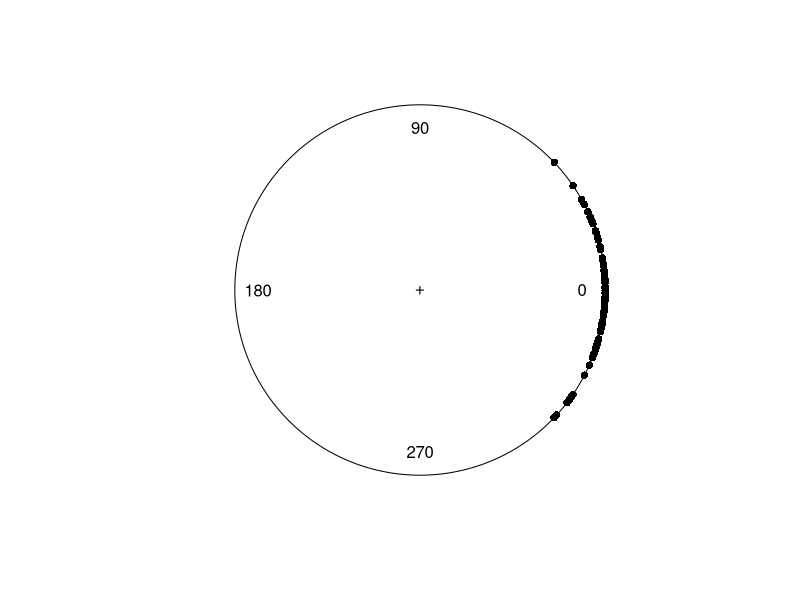
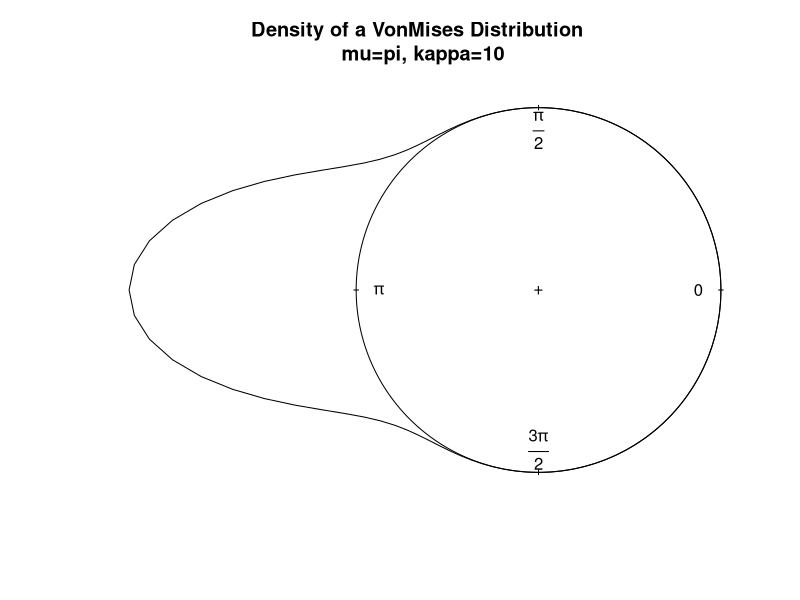
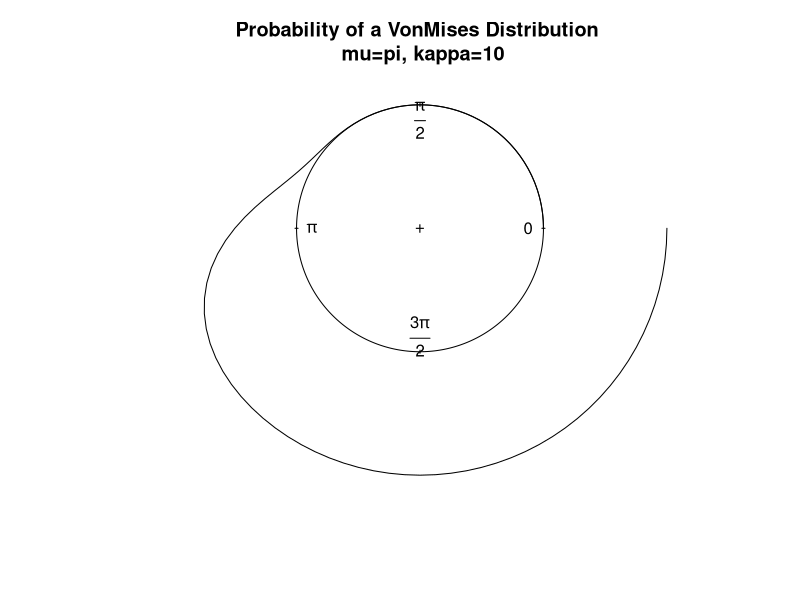
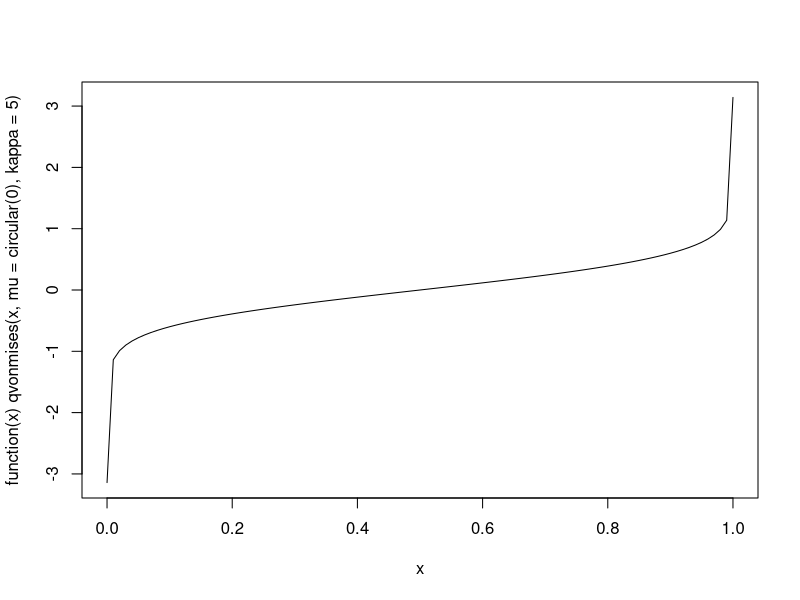
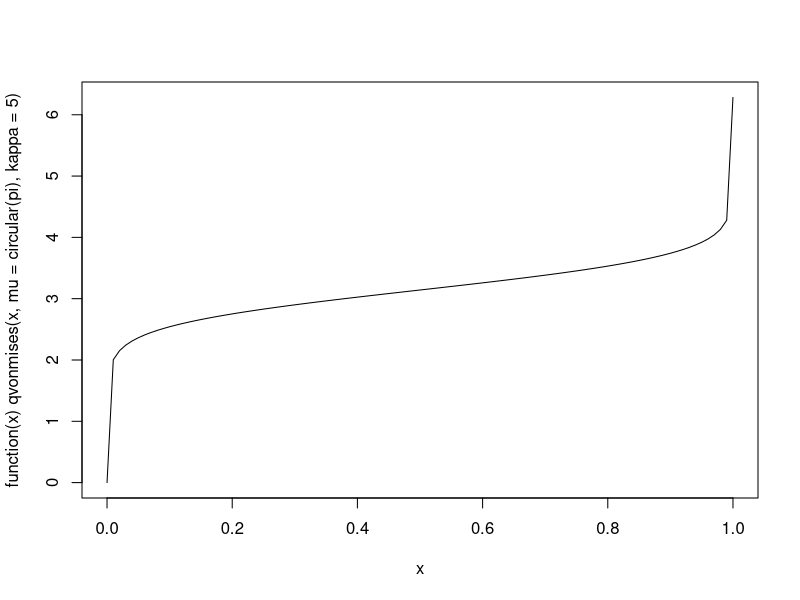
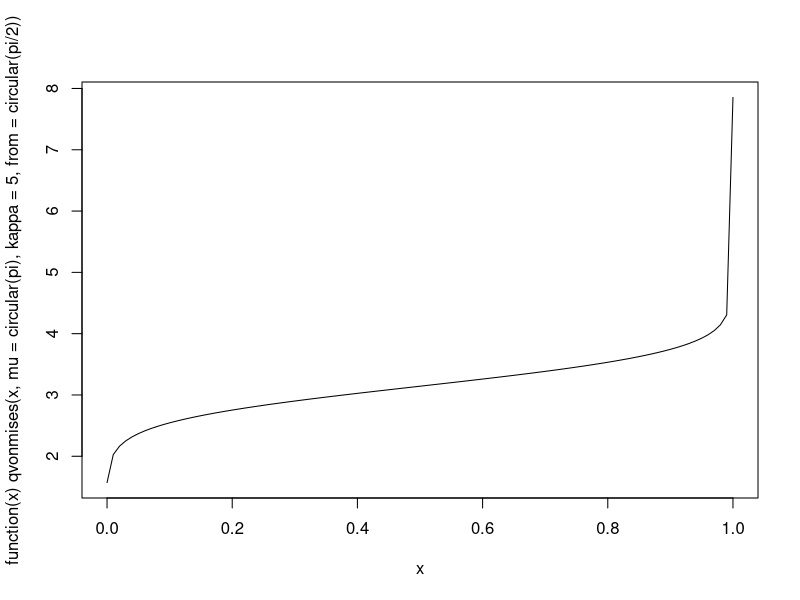

R code for these plots, in order:
library(circular)


### Name: vonMises
### Title: von Mises Density Function
### Aliases: vonMises dvonmises rvonmises pvonmises qvonmises
### Keywords: distribution

### ** Examples


data1 <- rvonmises(100, circular(0), 10, control.circular=list(units="degrees"))
plot(data1)

ff <- function(x) dvonmises(x, mu=circular(pi), kappa=10)
curve.circular(ff, join=TRUE, xlim=c(-2.3, 1),
  main="Density of a VonMises Distribution \n mu=pi, kappa=10")

ff <- function(x) pvonmises(x, mu=circular(pi), kappa=10)
curve.circular(ff, join=FALSE, xlim=c(-2, 2), ylim=c(-2, 1), 
  to=(2*pi-3*.Machine$double.eps), modulo="asis", nosort=TRUE, 
  main="Probability of a VonMises Distribution \n mu=pi, kappa=10")

plot(function(x) qvonmises(x, mu=circular(0), kappa=5), from=0, to=1)
##curve do not work!
plot(function(x) qvonmises(x, mu=circular(pi), kappa=5), from=0, to=1)
plot(function(x) qvonmises(x, mu=circular(pi), kappa=5, from=circular(pi/2)), from=0, to=1)
